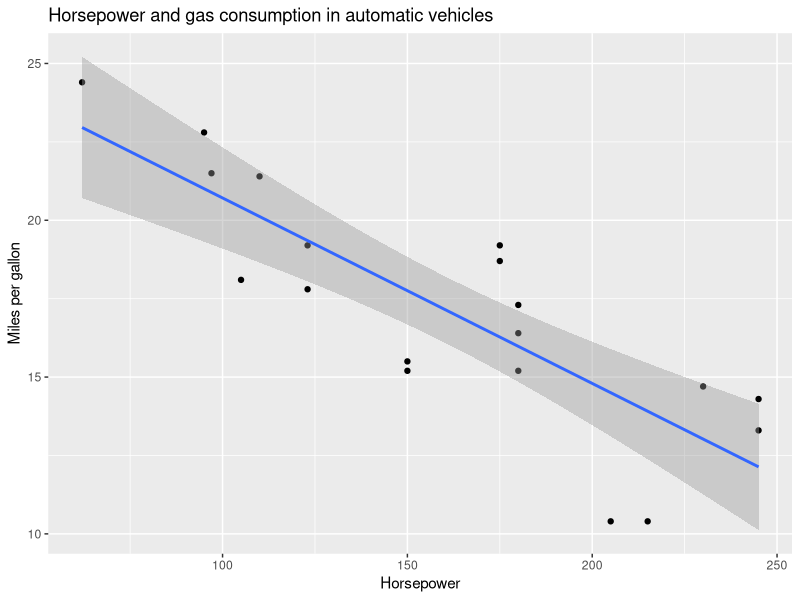
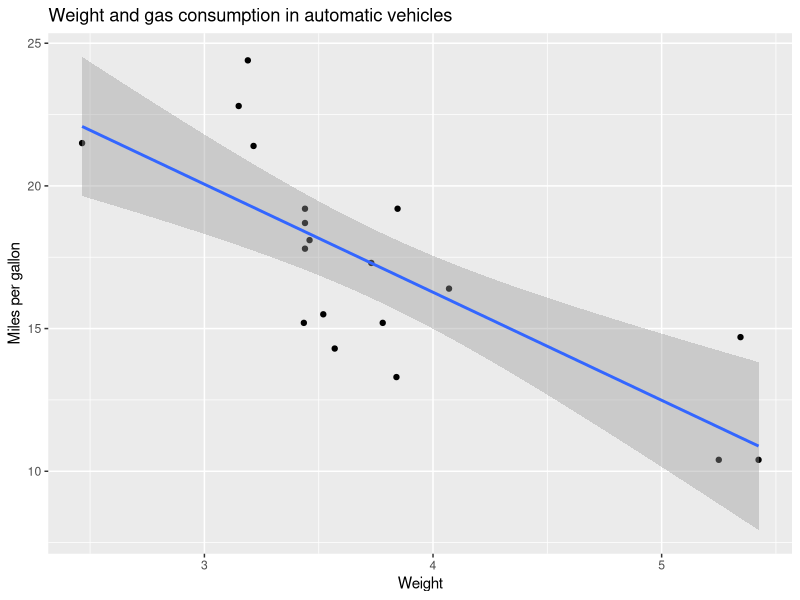

Here is the R script that generated these plots, in order:
library(tidyverse)
library(fitdistrplus)
library(modelr)
library(gridExtra)

data("mtcars")


data2 <- subset(mtcars, am == 0)
write.csv(data2,file= "automatic_mtcars.csv")


png(filename ="./mpg_vs_hp_auto.png")
ggplot(data2, aes(x=hp,y=mpg)) +
  geom_point() + geom_smooth(method = "lm")+
  labs(title= "Horsepower and gas consumption in automatic vehicles",
       x="Horsepower", y="Miles per gallon")
dev.off()


tiff(filename ="./mpg_vs_wt_auto.tiff")
ggplot(data2, aes(x=wt,y=mpg)) +
  geom_point() + geom_smooth(method = "lm")+
  labs(title= "Weight and gas consumption in automatic vehicles",
       x="Weight", y="Miles per gallon")
dev.off()


data3 <- subset(mtcars, disp<=200)
write.csv(data3,file= "./mtcars_max200_displ.csv")

maximums <- c((which.max(mtcars$hp)),
  (which.max(data2$hp)),(which.max(data3$hp)))
names(maximums) <- c("original", "automatic","max200")

write.table(maximums, file = "hp_maximums.txt")
